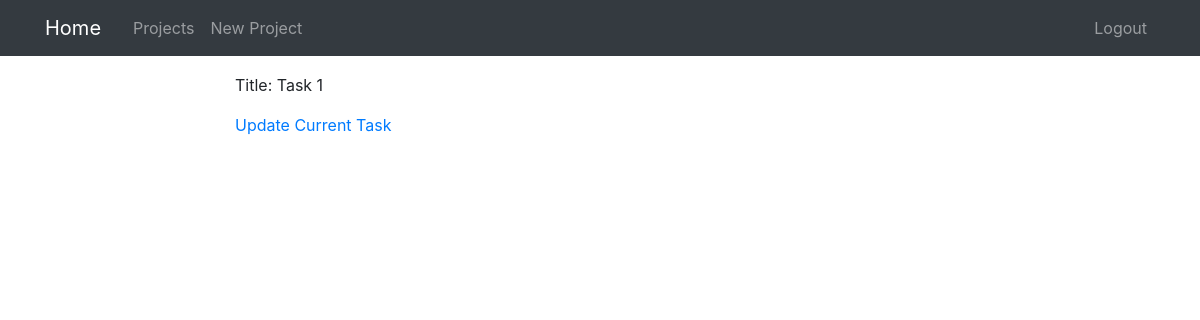
/projects/task/3/ (signed in), run on an earlier commit of the app's database.
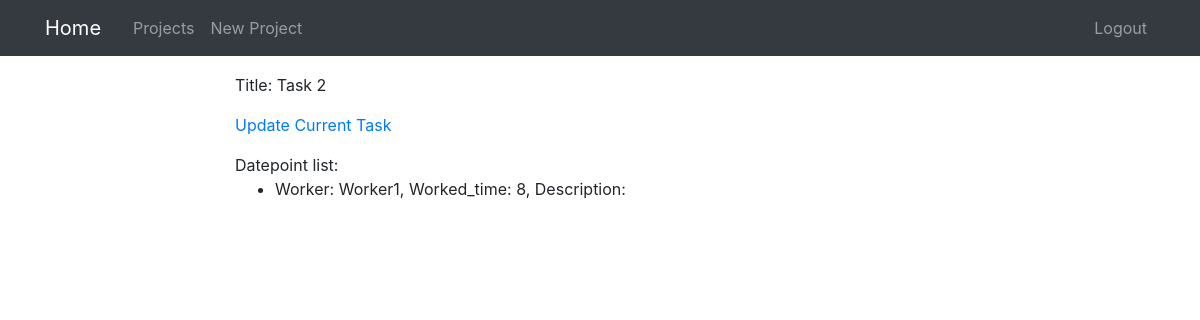
And on a later commit of the database.
### projects/models.py (models this page shows, shortened)
class Task(models.Model):
    title = models.CharField(max_length=100)
    project = models.ForeignKey(Project, on_delete=models.CASCADE)

class DatePoint(models.Model):
    task = models.ForeignKey(Task, on_delete=models.CASCADE)
    worker = models.ForeignKey(User, on_delete=models.CASCADE)
    description = models.CharField(max_length=100, blank=True)
    worked_time = models.PositiveIntegerField()
    date_create = models.DateTimeField(auto_now=True)

### projects/views.py (the view)
# urls.py: path('projects/task/<int:pk>/', TaskDetailView.as_view(), name='task-detail'),
class TaskDetailView(PermissionRequiredMixin, UserPassesTestMixin, DetailView):
    model = Task
    def get_context_data(self, **kwargs):
        context = super().get_context_data(**kwargs)
        context['datepoint_list'] = DatePoint.objects.filter(task__id=self.kwargs['pk'])
        return context
    def test_func(self):
        return does_user_belongs_to_task(user_id=self.request.user.id,
                                         task_pk=self.kwargs['pk'])
    permission_required = 'projects.view_task'

### projects/models.py (called while the page is built)
    def __str__(self):
        return f'{self.title}, {self.description}, {self.worker}'

### projects/utils.py (called while the page is built)
def does_user_belongs_to_task(user_id, task_pk):
    user = get_object_or_404(User, id=user_id)
    if user.groups.all()[0].name == 'Worker':
        queryset = Task.objects.filter(id=task_pk, project__worker=user)
        if queryset.count() > 0:
            return True
    elif user.groups.all()[0].name == 'Manager':
        queryset = Task.objects.filter(id=task_pk, project__manager=user)
        if queryset.count() > 0:
            return True
    return False

### projects/templates/projects/task_detail.html
{% extends "projects/base.html" %}
{% block content %}
<p>Title: {{ object.title }} </p>
{% if perms.projects.change_task %}
    <p><a href="{% url 'task-update' object.id %}">Update Current Task</a></p>
{% endif %}
{% if datepoint_list %}
    Datepoint list:
{% endif %}
{% for datepoint in datepoint_list %}
<ul>
<li>Worker: {{datepoint.worker}}, Worked_time: {{ datepoint.worked_time }}, Description: {{ datepoint.description }}</li>
</ul>
{% endfor %}
{% endblock content %}

### projects/templates/projects/base.html (shortened to what this page needs)
{% load static %}
<!DOCTYPE html>
<html>
<head>
    <link rel="stylesheet" href="https://maxcdn.bootstrapcdn.com/bootstrap/4.0.0/css/bootstrap.min.css">
    <link rel="stylesheet" type="text/css" href="{% static 'projects/main.css' %}">
</head>
<body>
    <header>
      <nav class="navbar navbar-expand-md navbar-dark bg-dark">
        <div class="container">
          <a class="navbar-brand mr-4" href="{% url 'project-home' %}">Home</a>
          <div class="collapse navbar-collapse" id="navbarToggle">
            <div class="navbar-nav mr-auto">
            {% if user.is_authenticated %}
            {% if perms.projects.view_project %}
              {% if not request.user.is_staff %}
                <a class="nav-item nav-link" href="{% url 'project-list' %}">Projects</a>
              {% endif %}
            {% endif %}
            {% if perms.projects.add_project %}
              {% if not request.user.is_staff %}
                <a class="nav-item nav-link" href="{% url 'project-create' %}">New Project</a>
              {% endif %}
            {% endif %}
            {% endif %}
            </div>
            <div class="navbar-nav">
              {% if user.is_authenticated %}
              <a class="nav-item nav-link" href="{% url 'logout' %}">Logout</a>
              {% else %}
                <a class="nav-item nav-link" href="{% url 'login' %}">Login</a>
              {% endif %}
            </div>
          </div>
        </div>
      </nav>
    </header>
    <main role="main" class="container">
    <div class="row">
    <div class="col-2">
    </div>
    <div class="col-6">
    {% block content %}{% endblock %}
    </div>
    <div class="col-2"></div>
    </div>
    </main>
</body>
</html>

### projects/static/projects/main.css (style rules this page uses)
.navbar { margin-bottom: 2ex; }

What changed in the data, as far as the page shows it:
changed Task: title "Task 1" → "Task 2"
added DatePoint: worker "Worker1", worked_time "8"
Also different on the page:
text now shown: "Datepoint list:"
